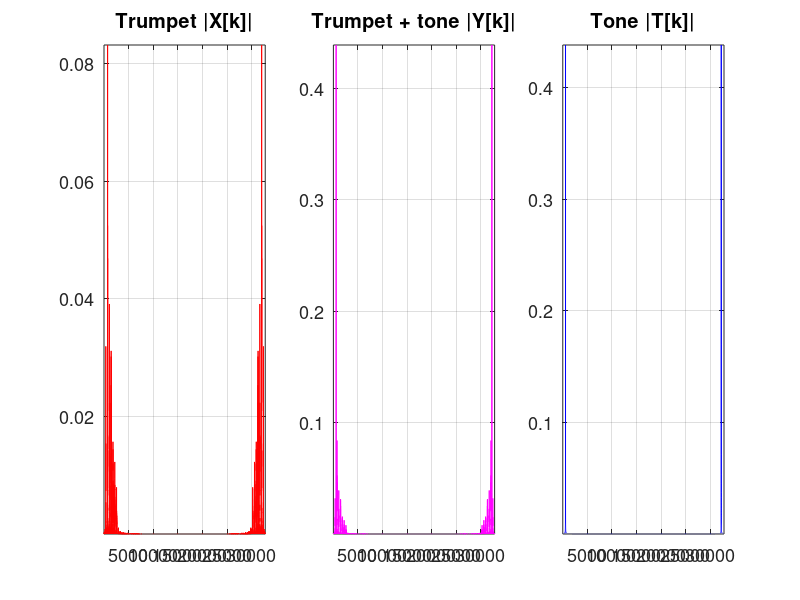
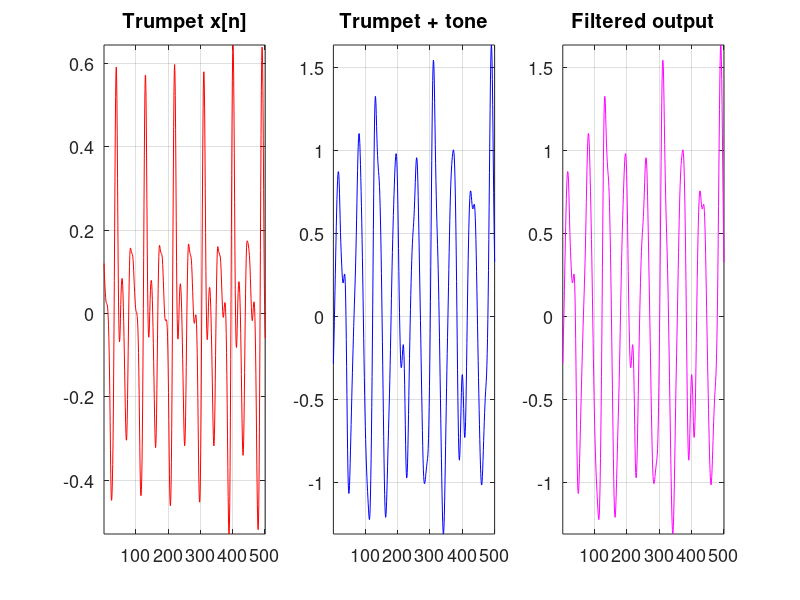

MATLAB code for these plots, in order:
%  file:  e8_8_Exer_filter_template.m    
%  Read trumpet sound data file, add 750 (or whatever) Hz tone, filter tone out
%  Plot the sound, sound+tone in time and freq domains.  Play the sounds.
clear; close all; fpv = [0 300 900 200]; 
set(0,'defaultAxesFontSize',13,'DefaultAxesXGrid','on','DefaultAxesYGrid','on'); 

load trumpet.mat;      % contains array X with 44100 samples/sec trumpet sound
f = 750;               % frequency of interfering tone to remove
L = length(X);
f_s = 44100;           % sampling rate
Tf = cos(2*pi*f*[0:L-1]/f_s); % f Hz tone, twice the magnitude of trumpet sound
Y = X + Tf;                     % trumpet plus tone

FX = fft(X); FY = fft(Y); FTf = fft(Tf);
figure('position', fpv),    % plot spectra
  subplot(1,3,1), plot(abs(FX)/L,'r'),title('Trumpet |X[k]|'),axis tight,
  subplot(1,3,2), plot(abs(FY)/L,'m'), title('Trumpet + tone |Y[k]|'),axis tight,
  subplot(1,3,3), plot(abs(FTf)/L,'b'), title('Tone |T[k]|'),axis tight
%%%%%%%%%%%%%%%%%%%%%%%%%%%%%%%%%%%%%%%%%%%%%%%%%%%%%%%%%%%%%%%%%%%%%%
% add code here to ...
%  calculate the number of Hz in each spectral line is sample_rate/samples
%  calculate the index k_t in the FFT of the tone frequency  
%  create an array [-40:40] to serve as spectral spread, to compensate for the non-integer Hz per line
%  calculate the range NN of indices of the FFT to zero (spread plus k_t )
%  remove both copies of the index range from the FFT FY (including the L-NN+2)
%%%%%%%%%%%%%%%%%%%%%%%%%%%%%%%%%%%%%%%%%%%%%%%%%%%%%%%%%%%%%%%%%%%%%%
Z=real(ifft(FY));   % convert filtered output back to time domain

figure('position', fpv),    % plot a few cycles of signals
  subplot(1,3,1), plot(X(100:600),'r'), title('Trumpet x[n]'),axis tight,
  subplot(1,3,2), plot(Y(100:600),'b'), title('Trumpet + tone'),axis tight,
  subplot(1,3,3), plot(Z(100:600),'m'), title('Filtered output'),axis tight
 
% play the sounds: trumpet, trumpet+tone, filtered
soundsc(X,f_s),pause(2),soundsc(Y,f_s),pause(2),soundsc(Z,f_s)
